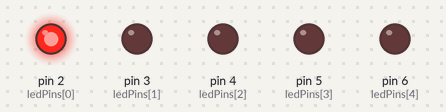
This sketch was run on a simulated Arduino Uno, built with avr-gcc and run on an emulated ATmega328P. Parts: output pins drawn as LEDs (lit = HIGH).

Above: at 0.15 s.
At 0.75 s:
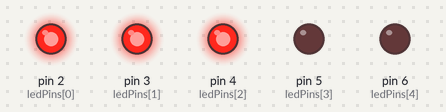
At 1.5 s:
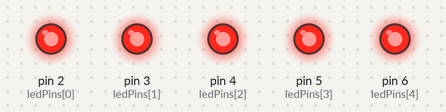
At 4.05 s:
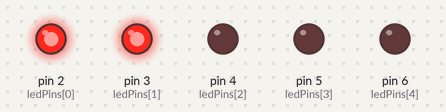
At 5.55 s:
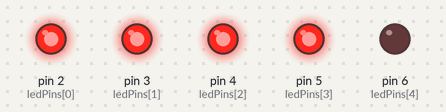
At 6.9 s:
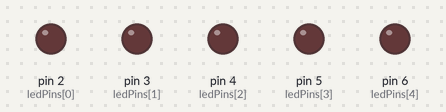
Timing chart, 0 to 8.3 s (numbered marks = the images above):
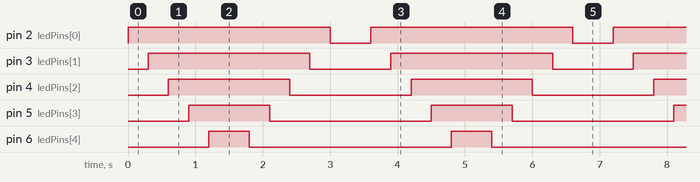

The sketch:

sketch.ino
```cpp
// Arduino LED chaser
// Lights up 4 LEDs on pins 1-5 one by one, and it will be turned off in reverse

const int ledPins[] = {2, 3, 4, 5, 6};
const int numLeds = 5;
const int delayTime = 300; // This is represented in milliseconds

void setup() {
    for(int i = 0; i < numLeds; i++){
        pinMode(ledPins[i], OUTPUT);
        digitalWrite(ledPins[i], LOW); // LEDs will be off at the very start
    }
}

void loop() {
    for(int i = 0; i < numLeds; i++) {
        digitalWrite(ledPins[i], HIGH);
        delay(delayTime);
    }

    delay(delayTime);

    for(int i = numLeds - 1; i >= 0; i--) {
        digitalWrite(ledPins[i], LOW);
        delay(delayTime);
    }

    delay(delayTime);
}
```

Measured:
- by itself, pin 2 (ledPins[0]): alternates HIGH for 3.0 s and LOW for 0.60 s
- by itself, pin 3 (ledPins[1]): alternates HIGH for 2.4 s and LOW for 1.2 s
- by itself, pin 4 (ledPins[2]): alternates HIGH for 1.8 s and LOW for 1.8 s
- by itself, pin 5 (ledPins[3]): alternates HIGH for 1.2 s and LOW for 2.4 s
- by itself, pin 6 (ledPins[4]): alternates HIGH for 0.60 s and LOW for 3.0 s
